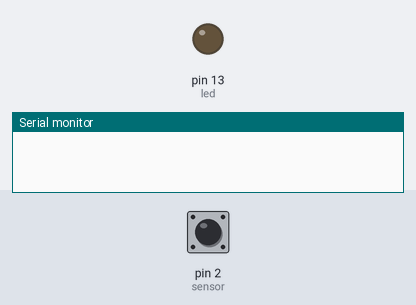
Bench run of a sketch on a simulated Arduino Uno, built with avr-gcc and run on an emulated ATmega328P. Parts: output pins drawn as LEDs (lit = HIGH), the last lines printed to the serial monitor. Dashed ring = blinking. The inputs (shaded band) are chosen by the test bench; at power-on: pin 2 (sensor) LOW.

Above: at 1.2 s.
1.3 s: pin 2 (sensor) driven HIGH
At 2.0 s:
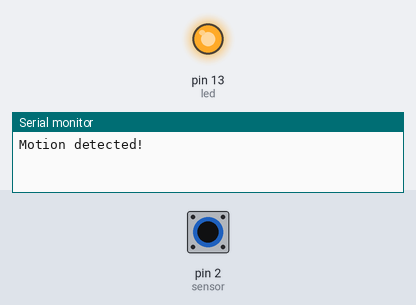
2.8 s: pin 2 (sensor) pulsed LOW 5 times (0.12 s each, 0.3 s apart)
At 3.37 s:
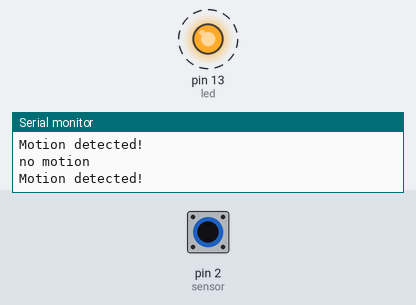
Timing chart, 0 to 5.8 s (numbered marks = the images above; inputs shaded):
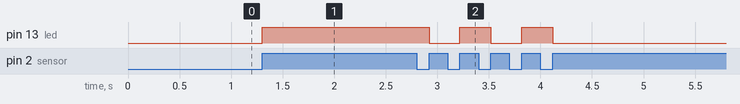

The sketch:

sit_315_task_m1_t1p1.ino
```cpp
int led = 13;                // the pin that the LED is attached to
int sensor = 2;              // the pin that the sensor is attached to
volatile int motion = LOW;    // by default, no motion detected

void setup() {
  pinMode(led, OUTPUT);      // initializing LED as output
  pinMode(sensor, INPUT);    // initializing sensor for input
  attachInterrupt(digitalPinToInterrupt(sensor), motionDetected, RISING);
  // attach interrupt to sensor pin with the motion detector method and rising
  Serial.begin(9600);
}

void loop(){
  // interrupt is being used loop not needed
}

void motionDetected() {
  digitalWrite(led, !motion);   // toggle LED
  motion = !motion;              // update variable state
  if (motion == HIGH) {
    Serial.println("Motion detected!");
  }
  else {
    Serial.println("no motion");
  }
}
```

Measured:
- after the input at 1.3 s, pin 13 (led): LOW → HIGH at once
- after the input at 2.8 s, pin 13 (led): alternates HIGH for 0.30 s and LOW for 0.30 s, 5 changes in all, then stays LOW, starting after 0.12 s
